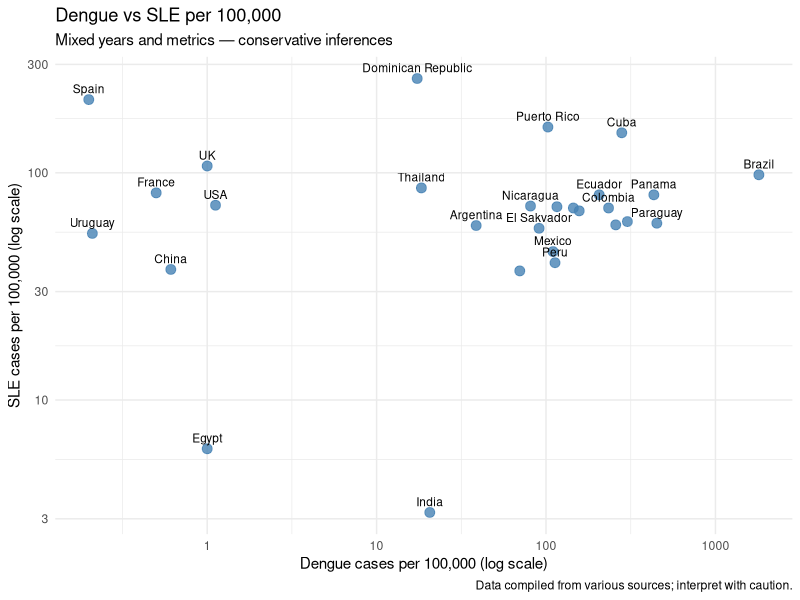
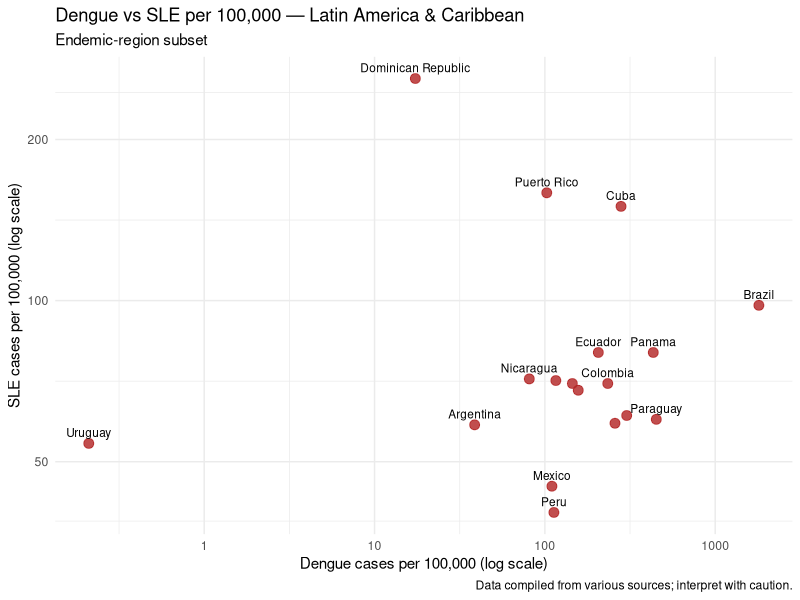

These charts were generated, in order, by the following R code:
## ---- chunk 1
knitr::opts_chunk$set(echo = FALSE, warning = FALSE, message = FALSE)
library(ggplot2)
library(dplyr)
library(readr)
library(knitr)
library(kableExtra)
## ---- chunk 2
dengue_sle <- data.frame(
  Country = c(
    "Brazil", "Colombia", "Mexico", "Argentina", "Peru",
    "Puerto Rico", "Cuba", "Dominican Republic", "Costa Rica",
    "Panama", "Honduras", "Nicaragua", "Uruguay", "India", "Indonesia", "Egypt",
    "Thailand", "France", "Spain", "UK", "USA", "China", "Paraguay", 
    "Venezuela", "Ecuador", "Bolivia", "Guatemala", "El Sakvador"
  ),
  Dengue = c(
    1805, 234, 110, 38.7, 113,
    102.6, 280, 17.36, 116,
    433, 157, 81, 0.21, 20.6, 70, 1,
    18.38, 0.5, 0.2, 1, 1.12, 0.61, 451, 
    145, 206, 302.21, 258, 91
  ),
  SLE = c(
    98, 70, 45, 58.6, 40.2,
    159, 150, 260, 70.9,
    80, 68, 71.4, 54.1, 3.2, 37, 6.1,
    85.8, 81.6, 210, 107.14, 72, 37.56, 60, 
    70, 80, 61, 59, 57
  )
)

knitr::kable(
  dengue_sle,
  digits = 2,
  caption = "Dengue and SLE cases per 100,000 (mixed years, conservative inferences)"
)
## ---- chunk 3
ggplot(dengue_sle, aes(x = Dengue, y = SLE)) +
  geom_point(size = 3, color = "steelblue", alpha = 0.8) +
  geom_text(
    aes(label = Country),
    size = 3,
    vjust = -0.7,
    check_overlap = TRUE
  ) +
 scale_x_log10() + 
  scale_y_log10() +
  labs(
    x = "Dengue cases per 100,000 (log scale)",
    y = "SLE cases per 100,000 (log scale)",
    title = "Dengue vs SLE per 100,000",
    subtitle = "Mixed years and metrics — conservative inferences",
    caption = "Data compiled from various sources; interpret with caution."
  ) +
  theme_minimal()
## ---- chunk 4
# Calculate Spearman's rho and p-value
spearman_test <- cor.test(dengue_sle$Dengue, dengue_sle$SLE, method = "spearman")

# Format the results into a clean table
cor_results <- data.frame(
  Metric = c("Spearman's Rho ($\rho$)", "P-value"),
  Value = c(round(spearman_test$estimate, 3), format.pval(spearman_test$p.value, digits = 3))
)

knitr::kable(
  cor_results, 
  caption = "Spearman Rank Correlation Results",
  col.names = c("Statistical Metric", "Value")
)
## ---- chunk 5
latam_countries <- c(
  "Brazil", "Colombia", "Mexico", "Argentina", "Peru",
  "Puerto Rico", "Cuba", "Dominican Republic", "Costa Rica",
  "Panama", "Honduras", "Nicaragua", "Uruguay",
  "Paraguay", "Venezuela", "Ecuador", "Bolivia",
  "Guatemala", "El Salvador"
)

dengue_sle_latam <- dengue_sle |>
  filter(Country %in% latam_countries)

knitr::kable(
  dengue_sle_latam,
  digits = 2,
  caption = "Latin America & Caribbean subset: Dengue and SLE cases per 100,000"
)
## ---- chunk 6
ggplot(dengue_sle_latam, aes(x = Dengue, y = SLE)) +
  geom_point(size = 3, color = "firebrick", alpha = 0.8) +
  geom_text(
    aes(label = Country),
    size = 3,
    vjust = -0.7,
    check_overlap = TRUE
  ) +
  scale_x_log10() +
  scale_y_log10() +
  labs(
    x = "Dengue cases per 100,000 (log scale)",
    y = "SLE cases per 100,000 (log scale)",
    title = "Dengue vs SLE per 100,000 — Latin America & Caribbean",
    subtitle = "Endemic-region subset",
    caption = "Data compiled from various sources; interpret with caution."
  ) +
  theme_minimal()
## ---- chunk 7
spearman_latam <- cor.test(
  dengue_sle_latam$Dengue,
  dengue_sle_latam$SLE,
  method = "spearman"
)

latam_cor_results <- data.frame(
  Metric = c("Spearman's Rho ($\\rho$)", "P-value", "N countries"),
  Value  = c(
    round(spearman_latam$estimate, 3),
    format.pval(spearman_latam$p.value, digits = 3),
    nrow(dengue_sle_latam)
  )
)

knitr::kable(
  latam_cor_results,
  caption = "Spearman Rank Correlation — Latin America & Caribbean subset",
  col.names = c("Statistical Metric", "Value")
)
